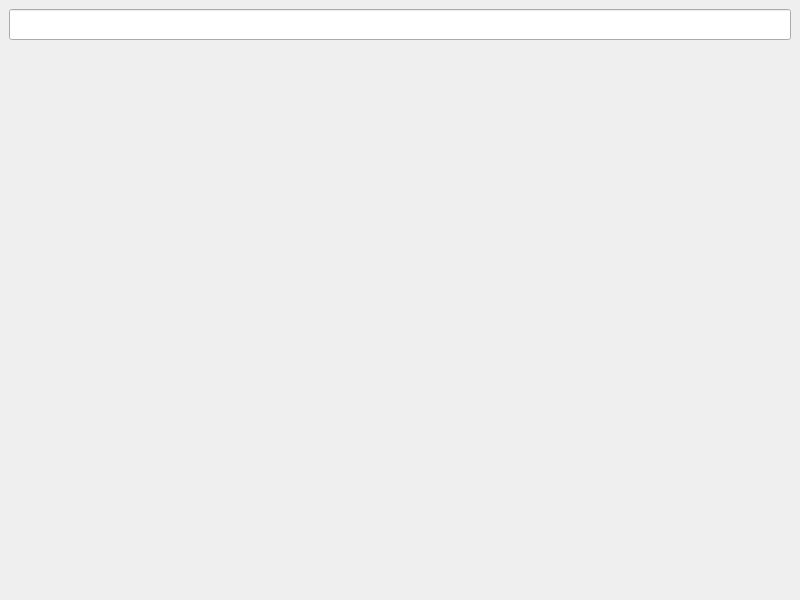
<?xml version="1.0" encoding="UTF-8"?>
<ui version="4.0">
 <class>PhoneNumber</class>
 <widget class="QMainWindow" name="PhoneNumber">
  <property name="geometry">
   <rect>
    <x>0</x>
    <y>0</y>
    <width>800</width>
    <height>600</height>
   </rect>
  </property>
  <property name="windowTitle">
   <string>PhoneNumber</string>
  </property>
  <widget class="QWidget" name="centralwidget">
   <layout class="QVBoxLayout" name="verticalLayout_2">
    <item>
     <layout class="QVBoxLayout" name="verticalLayout">
      <item>
       <widget class="QLineEdit" name="InLine">
        <property name="font">
         <font>
          <pointsize>14</pointsize>
         </font>
        </property>
        <property name="inputMask">
         <string/>
        </property>
        <property name="text">
         <string/>
        </property>
        <property name="maxLength">
         <number>32767</number>
        </property>
        <property name="clearButtonEnabled">
         <bool>true</bool>
        </property>
       </widget>
      </item>
      <item>
       <widget class="QLabel" name="OutLine">
        <property name="font">
         <font>
          <pointsize>14</pointsize>
         </font>
        </property>
        <property name="text">
         <string/>
        </property>
        <property name="alignment">
         <set>Qt::AlignCenter</set>
        </property>
       </widget>
      </item>
     </layout>
    </item>
   </layout>
  </widget>
  <action name="action">
   <property name="text">
    <string>Выход</string>
   </property>
  </action>
 </widget>
 <resources/>
 <connections/>
</ui>
